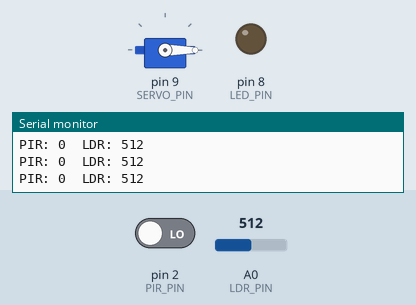
Recording of a sketch running on a simulated Arduino Uno, built with avr-gcc and run on an emulated ATmega328P. Shown: servo, output pins drawn as LEDs (lit = HIGH), the last lines printed to the serial monitor. The test bench sets the inputs (shaded band); at power-on: pin 2 (PIR_PIN) LOW, A0 (LDR_PIN) = 512.

Above: at 1.3 s.
1.4 s: pin 2 (PIR_PIN) driven HIGH
At 2.6 s:
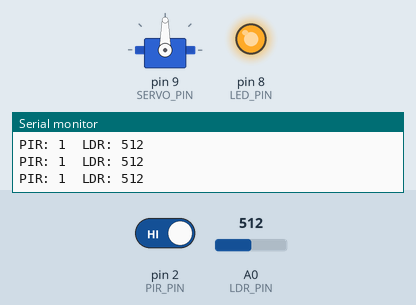
3.0 s: A0 (LDR_PIN) set to 486
At 3.8 s:
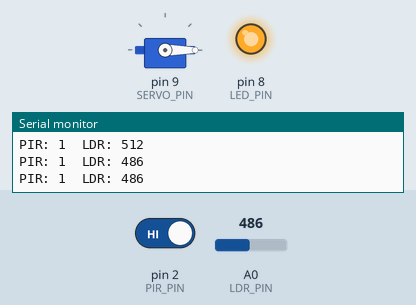
4.5 s: A0 (LDR_PIN) set to 510
At 5.0 s:
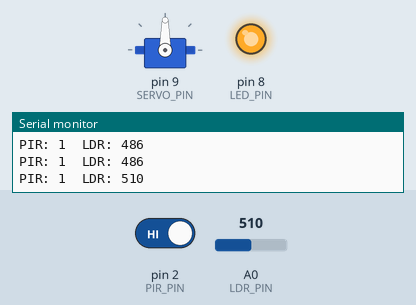
6.0 s: A0 (LDR_PIN) set to 490
At 7.4 s:
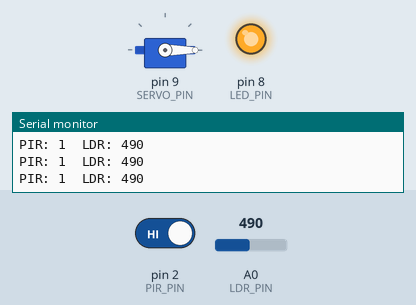
Timing chart, 0 to 8.5 s (numbered marks = the images above; inputs shaded):
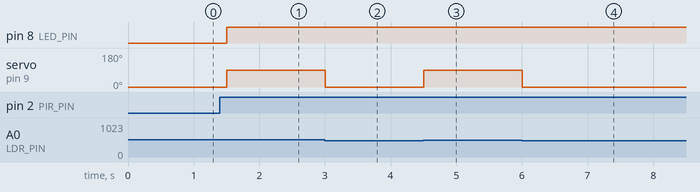

The sketch:

sketch.ino
```cpp
#include <Servo.h>

Servo curtainServo;

#define PIR_PIN 2
#define LDR_PIN A0

#define LED_PIN 8
#define SERVO_PIN 9

void setup()
{
  pinMode(PIR_PIN, INPUT);
  pinMode(LED_PIN, OUTPUT);

  curtainServo.attach(SERVO_PIN);
  curtainServo.write(0);

  Serial.begin(9600);
}


void loop()
{
  int motion = digitalRead(PIR_PIN);
  int lightValue = analogRead(LDR_PIN);

  Serial.print("PIR: ");
  Serial.print(motion);
  Serial.print("  LDR: ");
  Serial.println(lightValue);


  if(motion == HIGH)
  {
    digitalWrite(LED_PIN, HIGH);

    if(lightValue > 500)
    {
      curtainServo.write(90);
    }
    else
    {
      curtainServo.write(0);
    }
  }
  else
  {
    digitalWrite(LED_PIN, LOW);
    curtainServo.write(0);
  }

  delay(500);
}
```

Measured:
- the behaviour switches between 501 and 500 on A0 (LDR_PIN) (found by bisection; images 1 and 2)
- after the input at 1.4 s, pin 8 (LED_PIN): LOW → HIGH after 0.10 s; servo on pin 9 (SERVO_PIN): 0° → 90° after 0.10 s
- after the input at 3.0 s, servo on pin 9 (SERVO_PIN): 90° → 0° at once
- after the input at 4.5 s, servo on pin 9 (SERVO_PIN): 0° → 90° at once
- after the input at 6.0 s, servo on pin 9 (SERVO_PIN): 90° → 0° at once
